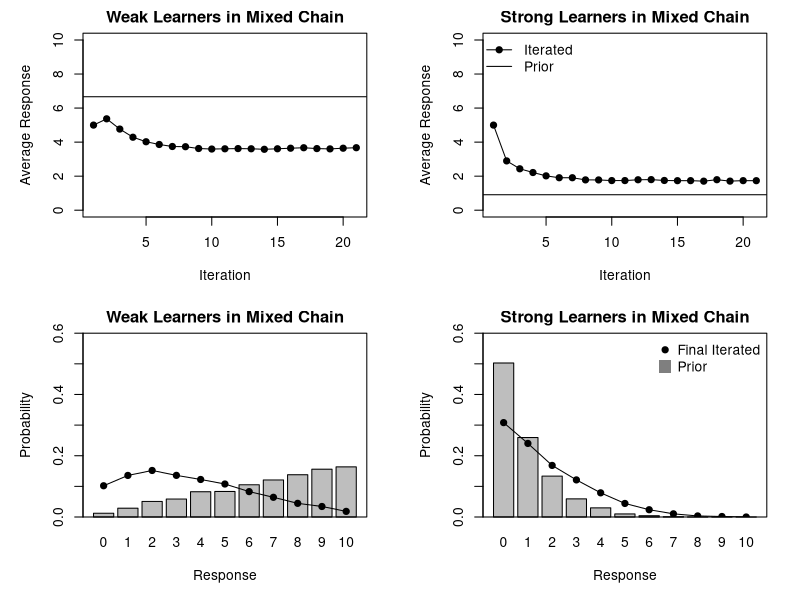

This chart was generated by the following R code:

nruns <- 10000 # paper used 100000

# function generating responses from a Bayesian learner with a beta prior
# with and probability matching rule
learner <- function(counts,a,b,nresp) { 
  
  # for my sanity
  nheads <- counts[1]
  ntails <- counts[2]
  
  # sample from posterior
  theta <- rbeta(1,nheads+a,ntails+b)  
  
  # generate new responses
  newheads <- rbinom(n=1,size = nresp,prob = theta)
  return(c(newheads,nresp-newheads))
  
}

chain <- function() {
  
  obs <- matrix(NA,nits+1,2)
  ltype <- vector(length=nits)
  obs[1,] <- c(nresp/2,nresp/2) # seed the chain at 5 heads, 5 tails
  for( i in 1:nits ) {
    
    ltype[i] <- as.numeric(runif(1)>mix)+1 # learner type
    if( ltype[i] == 1) {
      obs[i+1,] <- learner(obs[i,],a1,b1,nresp)
    } else {
      obs[i+1,] <- learner(obs[i,],a2,b2,nresp)
    }
    
  }
  return(data.frame(obs=obs[-1,1], ltype=ltype)) 
}


layout(matrix(1:4,2,2))
op <- par(no.readonly=TRUE)
par(mar=c(5,5,2,2))


#### 50-50 mixture ####

mix <- .5 # proportions of each learner type in population
a1 <- 2  # beta prior for learner type 1
b1 <- 1
a2 <- 1 # beta prior for learner type2 
b2 <- 10

nresp <- 10 # responses per person
nits<-20 # how long to run the chain for

# now run lots of chains to get average number of heads
nheads <- vector(length=nits)
iteratedoutcomes <- matrix(0,nresp+1,2,dimnames=list("heads"=0:nresp,"learner"=1:2))
nheads_all <- matrix(NA,nits,nruns)
ltype_all <- matrix(NA,nits,nruns)
for( i in 1:nruns ){
  ch <- chain()
  nheads <- nheads + ch$obs
  nheads_all[,i] <- ch$obs
  ltype_all[,i] <- ch$ltype
  iteratedoutcomes[ch$obs[nits]+1, ch$ltype[nits]] <- 
    iteratedoutcomes[ch$obs[nits]+1, ch$ltype[nits]] + 1
}
nheads <- nheads/nruns
for(i in 1:2) iteratedoutcomes[,i] <- iteratedoutcomes[,i]/sum(iteratedoutcomes[,i])

# mixture of the two priors?
p1 <- a1/(a1+b1)
p2 <- a2/(a2+b2)
mixp <- mix*p1 + (1-mix)*p2
priornh <- mixp*nresp


# response distribution from the mixture of priors
priorsamples <- vector(length=nruns)
priorltype <- vector(length=nruns)
for( i in 1:nruns) {
  
  ltype <- as.numeric(runif(1)>mix)+1 # learner type
  if( ltype == 1) {
    priorsamples[i] <- learner(c(0,0),a1,b1,nresp)[1]
  } else {
    priorsamples[i] <- learner(c(0,0),a2,b2,nresp)[1]
  }
  priorltype[i] <- ltype
}


for(ltype in 1:2) {

  nh <- vector()
  for(i in 1:nits){
    nh[i] <- mean( nheads_all[i,ltype_all[i,]==ltype])
  }

  if(ltype==1) {
    mstr <- "Weak Learners in Mixed Chain"
  } else {
    mstr <- "Strong Learners in Mixed Chain"
  }
  
  # plot the trajectory of the chain
  plot(c(5,nh),type="o",pch=19,xlab="Iteration",ylab="Average Response",
       ylim=c(0,10),main=mstr)
  abline(h=ifelse(ltype==1,p1,p2)*nresp)

  if(ltype==2) legend(x = "topleft", pch=c(19,NA), col=c("black","black"),
         lty=c(1,1),lwd=c(1,1),
         legend=c("Iterated","Prior"),bty="n")

  
  # plot the response distribution at the end
  x <- table(factor(nheads_all[nits,ltype_all[nits,]==ltype],levels=0:10)) # counts for iterated
  y <- table(factor(priorsamples[priorltype==ltype],levels=0:10)) # counts for prior
  x <- x/sum(x) # iterated prob
  y <- y/sum(y) # prior prob
  z <- barplot(y,ylim=c(0,.6),main=mstr,xlab="Response",ylab="Probability") # prior as bars
  lines(z,x,type="o",pch=19) # iterated as dots
  
  box()
  
  if(ltype==2) legend(x = "topright", pch=c(19,15), col=c("black","grey50"),pt.cex=c(1,2),
         legend=c("Final Iterated","Prior"),bty="n")
  
}

layout(1)
par(op)

#dev.print(pdf,file="./coinsfail2.pdf",width=7,height=7)


